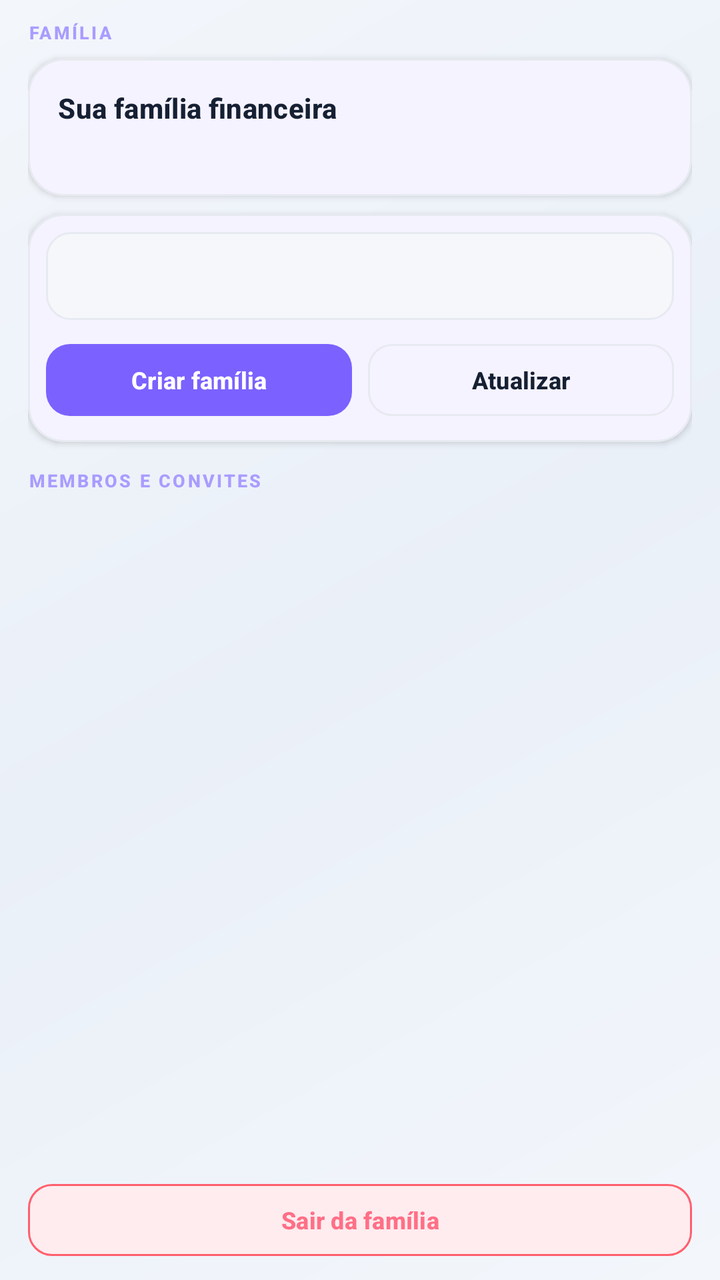
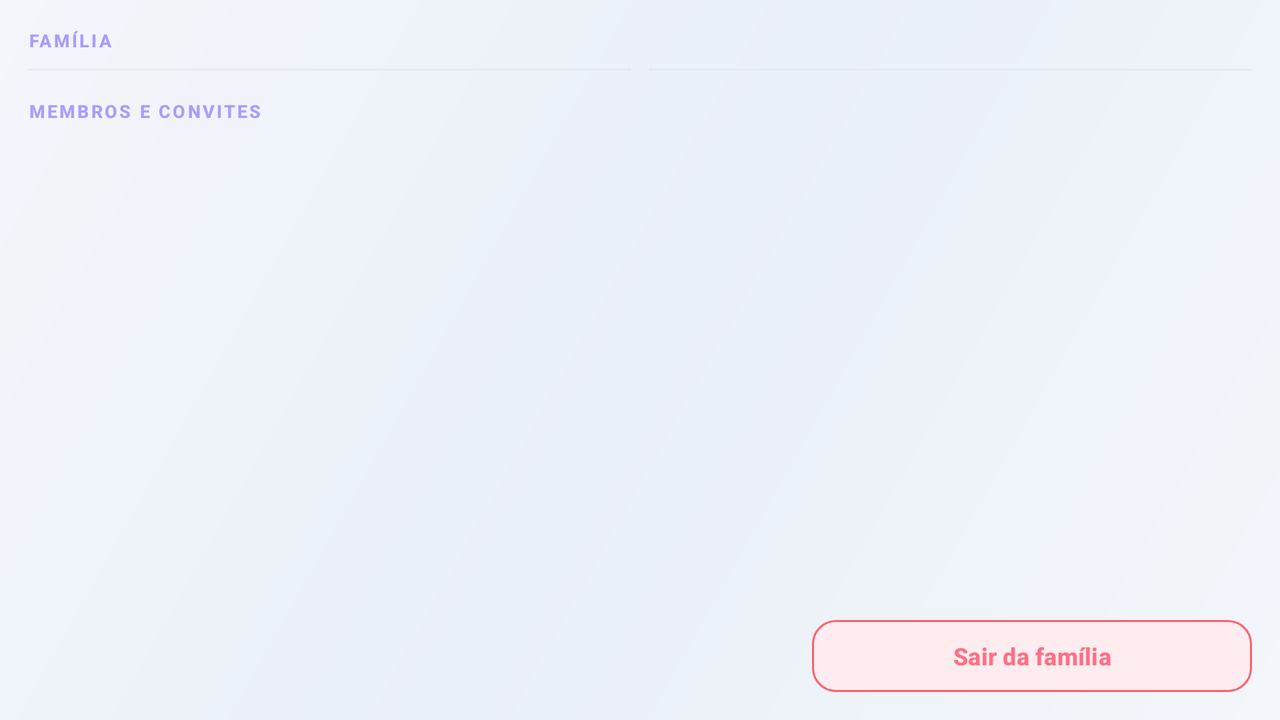

Compare how this app lays out the same screen by default and in its alternative resource folder. The renders come first, then the two layout files and the values they reference.
<!-- AndroidManifest.xml: application theme Theme.StopGastos -->
<!-- res/layout/fragment_family.xml -->
<?xml version="1.0" encoding="utf-8"?>
<LinearLayout xmlns:android="http://schemas.android.com/apk/res/android"
    xmlns:app="http://schemas.android.com/apk/res-auto"
    android:layout_width="match_parent"
    android:layout_height="match_parent"
    android:background="@drawable/bg_app_gradient"
    android:orientation="vertical"
    android:paddingStart="@dimen/screen_padding"
    android:paddingTop="10dp"
    android:paddingEnd="@dimen/screen_padding"
    android:paddingBottom="8dp">

    <TextView android:layout_width="wrap_content" android:layout_height="wrap_content" android:text="FAMÍLIA" android:textAppearance="@style/TextAppearance.StopGastos.Eyebrow" />

    <com.google.android.material.card.MaterialCardView
        style="@style/Widget.StopGastos.Card"
        android:layout_width="match_parent"
        android:layout_height="wrap_content"
        android:layout_marginTop="7dp">

        <LinearLayout android:layout_width="match_parent" android:layout_height="wrap_content" android:orientation="vertical" android:padding="15dp">
            <TextView android:id="@+id/family_title" android:layout_width="match_parent" android:layout_height="wrap_content" android:text="Sua família financeira" android:textAppearance="@style/TextAppearance.StopGastos.Section" />
            <TextView android:id="@+id/family_status" android:layout_width="match_parent" android:layout_height="wrap_content" android:layout_marginTop="5dp" android:textAppearance="@style/TextAppearance.StopGastos.BodyMuted" />
        </LinearLayout>
    </com.google.android.material.card.MaterialCardView>

    <com.google.android.material.card.MaterialCardView style="@style/Widget.StopGastos.Card" android:layout_width="match_parent" android:layout_height="wrap_content" android:layout_marginTop="9dp">
        <LinearLayout android:layout_width="match_parent" android:layout_height="wrap_content" android:orientation="vertical" android:padding="9dp">
            <Spinner android:id="@+id/family_mode" android:layout_width="match_parent" android:layout_height="@dimen/control_height" android:background="@drawable/bg_input" android:paddingStart="10dp" android:paddingEnd="10dp" android:popupBackground="@color/surface" />
            <LinearLayout android:layout_width="match_parent" android:layout_height="wrap_content" android:layout_marginTop="8dp" android:orientation="horizontal">
                <com.google.android.material.button.MaterialButton android:id="@+id/family_primary_action" style="@style/Widget.StopGastos.Button.Primary" android:layout_width="0dp" android:layout_height="wrap_content" android:layout_weight="1" android:text="Criar família" />
                <Space android:layout_width="8dp" android:layout_height="1dp" />
                <com.google.android.material.button.MaterialButton android:id="@+id/family_secondary_action" style="@style/Widget.StopGastos.Button.Secondary" android:layout_width="0dp" android:layout_height="wrap_content" android:layout_weight="1" android:text="Atualizar" />
            </LinearLayout>
        </LinearLayout>
    </com.google.android.material.card.MaterialCardView>

    <TextView android:layout_width="wrap_content" android:layout_height="wrap_content" android:layout_marginTop="13dp" android:text="MEMBROS E CONVITES" android:textAppearance="@style/TextAppearance.StopGastos.Eyebrow" />

    <androidx.recyclerview.widget.RecyclerView
        android:id="@+id/family_recycler"
        android:layout_width="match_parent"
        android:layout_height="0dp"
        android:layout_weight="1"
        android:layout_marginTop="7dp"
        android:clipToPadding="false"
        android:paddingBottom="8dp" />

    <com.google.android.material.button.MaterialButton
        android:id="@+id/family_leave"
        style="@style/Widget.StopGastos.Button.Danger"
        android:layout_width="match_parent"
        android:layout_height="wrap_content"
        android:layout_marginTop="7dp"
        android:text="Sair da família" />
</LinearLayout>
<!-- resources referenced by this layout -->
<resources>
  <color name="surface">#FFFFFF</color>
  <dimen name="control_height">44dp</dimen>
  <dimen name="screen_padding">14dp</dimen>
  <!-- drawable bg_app_gradient (drawable) -->
  <shape xmlns:android="http://schemas.android.com/apk/res/android" android:shape="rectangle">
      <gradient android:angle="135" android:startColor="@color/background" android:centerColor="@color/background_soft" android:endColor="@color/background" />
  </shape>
  <!-- drawable bg_input (drawable) -->
  <shape xmlns:android="http://schemas.android.com/apk/res/android" android:shape="rectangle">
      <solid android:color="@color/surface_2" />
      <stroke android:width="1dp" android:color="@color/line" />
      <corners android:radius="12dp" />
      <padding android:left="12dp" android:top="9dp" android:right="12dp" android:bottom="9dp" />
  </shape>
  <style name="TextAppearance.StopGastos.BodyMuted" parent="TextAppearance.Material3.BodyMedium">
          <item name="android:textColor">@color/text_muted</item>
          <item name="android:textSize">11sp</item>
          <item name="android:lineSpacingExtra">2dp</item>
      </style>
  <style name="TextAppearance.StopGastos.Eyebrow" parent="TextAppearance.Material3.LabelSmall">
          <item name="android:textColor">@color/hero_label</item>
          <item name="android:textStyle">bold</item>
          <item name="android:letterSpacing">0.12</item>
          <item name="android:textAllCaps">true</item>
          <item name="android:textSize">9sp</item>
      </style>
  <style name="TextAppearance.StopGastos.Section" parent="TextAppearance.Material3.TitleMedium">
          <item name="android:textColor">@color/text_primary</item>
          <item name="android:textStyle">bold</item>
          <item name="android:textSize">14sp</item>
      </style>
  <style name="Widget.StopGastos.Button.Danger" parent="Widget.Material3.Button.OutlinedButton">
          <item name="backgroundTint">@color/danger_soft</item>
          <item name="strokeColor">@color/danger</item>
          <item name="android:textColor">@color/expense</item>
          <item name="cornerRadius">12dp</item>
          <item name="android:minHeight">@dimen/control_height</item>
          <item name="android:textAllCaps">false</item>
          <item name="android:textStyle">bold</item>
          <item name="android:textSize">12sp</item>
      </style>
  <style name="Widget.StopGastos.Button.Primary" parent="Widget.Material3.Button">
          <item name="backgroundTint">@color/primary</item>
          <item name="android:textColor">@color/white</item>
          <item name="cornerRadius">12dp</item>
          <item name="android:minHeight">@dimen/control_height</item>
          <item name="android:textAllCaps">false</item>
          <item name="android:textStyle">bold</item>
          <item name="android:textSize">12sp</item>
      </style>
  <style name="Widget.StopGastos.Card" parent="Widget.Material3.CardView.Elevated">
          <item name="cardBackgroundColor">@color/surface</item>
          <item name="cardCornerRadius">@dimen/card_radius</item>
          <item name="cardElevation">2dp</item>
          <item name="strokeColor">@color/line</item>
          <item name="strokeWidth">1dp</item>
      </style>
  <color name="background">#F3F6FB</color>
  <color name="background_soft">#EAF0F8</color>
  <color name="surface_2">#F5F7FB</color>
  <color name="line">#E7EAF0</color>
  <color name="text_muted">#6D788D</color>
  <color name="hero_label">#A99CFF</color>
  <color name="text_primary">#162033</color>
  <color name="danger_soft">#FFECEF</color>
  <color name="danger">#FF5F6D</color>
  <color name="expense">#FF6F86</color>
  <color name="primary">#7B61FF</color>
  <color name="white">#FFFFFF</color>
  <dimen name="card_radius">18dp</dimen>
  <color name="on_primary">#FFFFFF</color>
  <color name="primary_soft">#EEEAFE</color>
  <color name="secondary">#16C7B7</color>
  <!-- some entries are left out for length -->
</resources>
<!-- res/layout-w600dp/fragment_family.xml (the repository's variant of the layout above) -->
<!-- drawn on the phone turned sideways -->
<?xml version="1.0" encoding="utf-8"?>
<LinearLayout xmlns:android="http://schemas.android.com/apk/res/android"
    xmlns:app="http://schemas.android.com/apk/res-auto"
    android:layout_width="match_parent"
    android:layout_height="match_parent"
    android:background="@drawable/bg_app_gradient"
    android:orientation="vertical"
    android:paddingStart="@dimen/screen_padding"
    android:paddingTop="14dp"
    android:paddingEnd="@dimen/screen_padding"
    android:paddingBottom="10dp">

    <TextView android:layout_width="wrap_content" android:layout_height="wrap_content" android:text="FAMÍLIA" android:textAppearance="@style/TextAppearance.StopGastos.Eyebrow" />

    <LinearLayout
        android:layout_width="match_parent"
        android:layout_height="wrap_content"
        android:layout_marginTop="8dp"
        android:baselineAligned="false"
        android:orientation="horizontal">

        <com.google.android.material.card.MaterialCardView
            style="@style/Widget.StopGastos.Card"
            android:layout_width="0dp"
            android:layout_height="match_parent"
            android:layout_weight="1">

            <LinearLayout android:layout_width="match_parent" android:layout_height="match_parent" android:orientation="vertical" android:padding="16dp">
                <TextView android:id="@+id/family_title" android:layout_width="match_parent" android:layout_height="wrap_content" android:text="Sua família financeira" android:textAppearance="@style/TextAppearance.StopGastos.Section" />
                <TextView android:id="@+id/family_status" android:layout_width="match_parent" android:layout_height="wrap_content" android:layout_marginTop="6dp" android:textAppearance="@style/TextAppearance.StopGastos.BodyMuted" />
            </LinearLayout>
        </com.google.android.material.card.MaterialCardView>

        <Space android:layout_width="12dp" android:layout_height="1dp" />

        <com.google.android.material.card.MaterialCardView
            style="@style/Widget.StopGastos.Card"
            android:layout_width="0dp"
            android:layout_height="match_parent"
            android:layout_weight="1">

            <LinearLayout android:layout_width="match_parent" android:layout_height="match_parent" android:orientation="vertical" android:padding="11dp">
                <Spinner android:id="@+id/family_mode" android:layout_width="match_parent" android:layout_height="@dimen/control_height" android:background="@drawable/bg_input" android:paddingStart="10dp" android:paddingEnd="10dp" android:popupBackground="@color/surface" />
                <LinearLayout android:layout_width="match_parent" android:layout_height="wrap_content" android:layout_marginTop="8dp" android:orientation="horizontal">
                    <com.google.android.material.button.MaterialButton android:id="@+id/family_primary_action" style="@style/Widget.StopGastos.Button.Primary" android:layout_width="0dp" android:layout_height="wrap_content" android:layout_weight="1" android:text="Criar família" />
                    <Space android:layout_width="8dp" android:layout_height="1dp" />
                    <com.google.android.material.button.MaterialButton android:id="@+id/family_secondary_action" style="@style/Widget.StopGastos.Button.Secondary" android:layout_width="0dp" android:layout_height="wrap_content" android:layout_weight="1" android:text="Atualizar" />
                </LinearLayout>
            </LinearLayout>
        </com.google.android.material.card.MaterialCardView>
    </LinearLayout>

    <TextView android:layout_width="wrap_content" android:layout_height="wrap_content" android:layout_marginTop="14dp" android:text="MEMBROS E CONVITES" android:textAppearance="@style/TextAppearance.StopGastos.Eyebrow" />

    <androidx.recyclerview.widget.RecyclerView
        android:id="@+id/family_recycler"
        android:layout_width="match_parent"
        android:layout_height="0dp"
        android:layout_weight="1"
        android:layout_marginTop="8dp"
        android:clipToPadding="false"
        android:paddingBottom="8dp" />

    <com.google.android.material.button.MaterialButton
        android:id="@+id/family_leave"
        style="@style/Widget.StopGastos.Button.Danger"
        android:layout_width="220dp"
        android:layout_height="wrap_content"
        android:layout_gravity="end"
        android:layout_marginTop="8dp"
        android:text="Sair da família" />
</LinearLayout>
